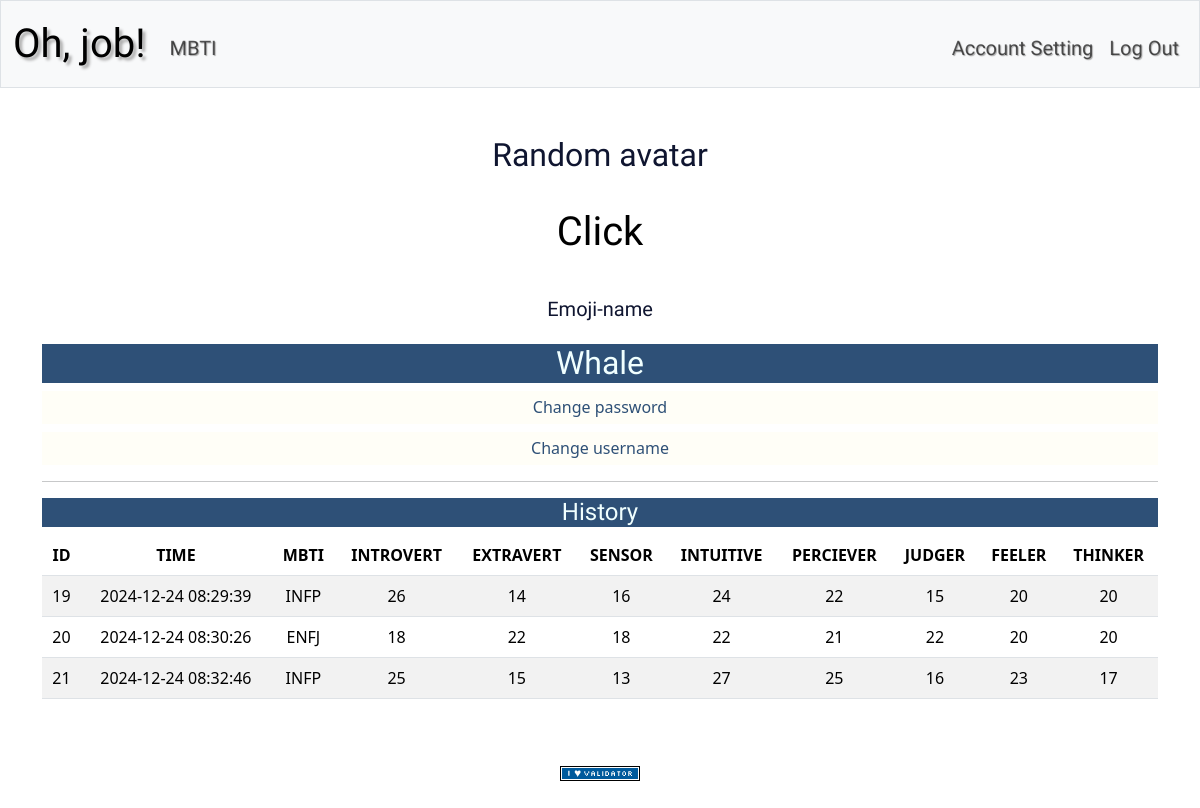
Page /account (signed in) on the earlier database version.
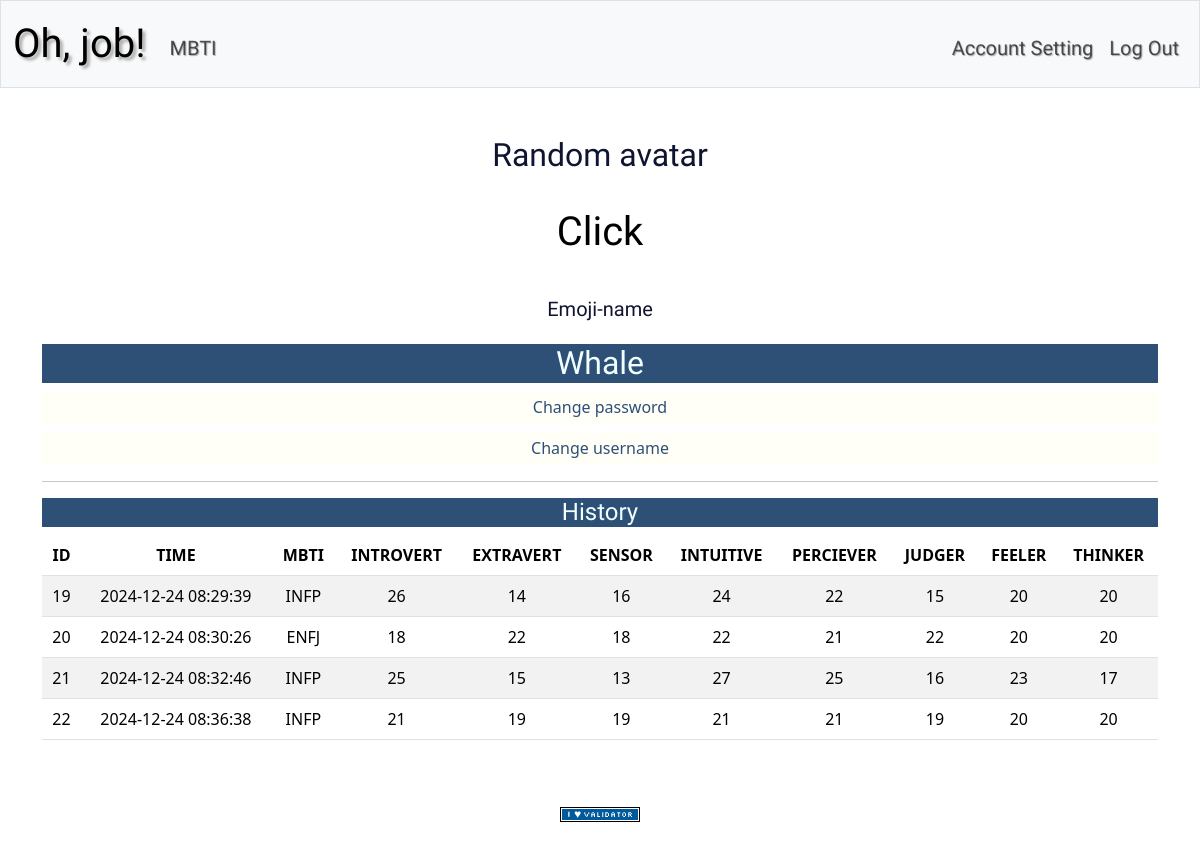
Same page on the later database version.
### tables this page shows
CREATE TABLE users (
id INTEGER PRIMARY KEY AUTOINCREMENT NOT NULL,
username TEXT NOT NULL,
hash TEXT NOT NULL);

CREATE TABLE history_results (id INTEGER PRIMARY KEY  AUTOINCREMENT NOT NULL, mbti TEXT NOT NULL, introvert INTEGER NOT NULL, extravert INTEGER NOT NULL, sensor INTEGER NOT NULL, intuitive INTEGER NOT NULL, feeler INTEGER NOT NULL, thinker INTEGER NOT NULL, perciever INTEGER NOT NULL, judger INTEGER NOT NULL);

CREATE TABLE history_test (user_id INTEGER NOT NULL, test_id INTEGER NOT NULL, timestamp DATETIME DEFAULT CURRENT_TIMESTAMP, FOREIGN KEY (user_id) REFERENCES users(id), FOREIGN KEY (test_id) REFERENCES history_results(id));

### app.py (the view)
@app.route("/account")
@login_required
def account():
    username = db.execute("SELECT username FROM users WHERE id=?", session["user_id"])
    result = db.execute("SELECT * FROM history_results WHERE id IN (SELECT test_id FROM history_test WHERE user_id =?)", session["user_id"])
    time = db.execute("SELECT timestamp FROM history_test WHERE user_id=?", session["user_id"])
    count = len(result)
    return render_template("account.html",username=username[0]["username"], result=result, time=time, count=count)

### app.py (called while the page is built)
@app.after_request
def after_request(response):
    response.headers["Cache-Control"] = "no-cache, no-store, must-revalidate"
    response.headers["Expires"] = 0
    response.headers["Pragma"] = "no-cache"
    return response

### helpers.py (called while the page is built)
def login_required(f):
    @wraps(f)
    def decorated_function(*args, **kwargs):
        if session.get("user_id") is None:
            return redirect("/login")
        return f(*args, **kwargs)
    return decorated_function

### templates/account.html (shortened to what this page needs)
{% extends "layout.html" %}
{% block main %}
<div>
    <div class="avatar">
        <h2>Random avatar</h2>
        <button class="avatar-button" id="abtn">Click</button>
        <h5 id="emoji-name">Emoji-name</h5>
    </div>
</div>
<div style="justify-content: space-between;">
    <h2 style="font-family: 'Sofia', sans-serif; text-align: center; color: azure; background-color: #2E5077;">{{username}}</h2>
    <h6 style="background-color: rgb(255,253,236,.4); padding: 7px;"><a href="/changePW" style="text-decoration: none; color: #2E5077;">Change password</a></h6>
    <h6 style="background-color: rgb(255,253,236,.4); padding: 7px;"><a href="/changeUN" style="text-decoration: none; color: #2E5077;">Change username</a></h6>
</div>
<div style="justify-content: space-between;">
    <hr>
    <h4 style="font-family: 'Sofia', sans-serif; text-align: center; color: azure; background-color: #2E5077;">History</h4>
    <table class="table table-striped">
        <thead>
            <tr>
                <th scope="col">ID</th>
                <th scope="col">TIME</th>
                <th scope="col">MBTI</th>
                <th scope="col">INTROVERT</th>
                <th scope="col">EXTRAVERT</th>
                <th scope="col">SENSOR</th>
                <th scope="col">INTUITIVE</th>
                <th scope="col">PERCIEVER</th>
                <th scope="col">JUDGER</th>
                <th scope="col">FEELER</th>
                <th scope="col">THINKER</th>
            </tr>
        </thead>
        <tbody>
            {% for i in range(count) %}
            <tr>
                <td>{{result[i].id}}</td>
                <td>{{time[i].timestamp}}</td>
                <td>{{result[i].mbti}}</td>
                <td>{{result[i].introvert}}</td>
                <td>{{result[i].extravert}}</td>
                <td>{{result[i].sensor}}</td>
                <td>{{result[i].intuitive}}</td>
                <td>{{result[i].perciever}}</td>
                <td>{{result[i].judger}}</td>
                <td>{{result[i].feeler}}</td>
                <td>{{result[i].thinker}}</td>
            </tr>
            {% endfor %}
        </tbody>
    </table>
</div>
{% endblock %}

### templates/layout.html (shortened to what this page needs)
<!DOCTYPE html>
<html lang="en">
    <head>
        <link href="https://cdn.jsdelivr.net/npm/bootstrap@5.3.3/dist/css/bootstrap.min.css" rel="stylesheet">
        <link href="/static/styles.css" rel="stylesheet">
    </head>
    <body class="main" class="handlee-regular">
      <nav class="bg-light border navbar navbar-expand-md navbar-light">
        <div class="container-fluid">
                <a class="navbar-brand" href="/"> Oh, job!</a>
                <div class="collapse navbar-collapse" id="navbar">
                        <ul class="navbar-nav me-auto mt-2">
                            <li class="nav-item"><a class="nav-link" href="/mbti">MBTI</a></li>
                        </ul>
                        <ul class="navbar-nav ms-auto mt-2">
                    {% if session["user_id"] %}
                            <li class="nav-item"><a class="nav-link" href="/account">Account Setting</a></li>
                            <li class="nav-item"><a class="nav-link" href="/logout">Log Out</a></li>
                        </ul>
                    {% else %}
                        <ul class="navbar-nav ms-auto mt-2">
                            <li class="nav-item"><a class="nav-link" href="/register">Register</a></li>
                            <li class="nav-item"><a class="nav-link" href="/login">Log In</a></li>
                        </ul>
                    {% endif %}
                </div>
        </div>
        </nav>
        <main class="container py-5 text-center">
            {% block main %}{% endblock %}
        </main>
        <footer class="mb-5">
            <form action="https://validator.w3.org/check" class="text-center" enctype="multipart/form-data" method="post" target="_blank">
                <input alt="Validate" src="/static/I_heart_validator.png" type="image">
            </form>
        </footer>
    </body>
</html>

### static/styles.css (style rules this page uses)
.main { width: 100%; height: 100%; background-image: url(/static/background.png); background-repeat: no-repeat; background-attachment: fixed; background-size: cover; }
nav .navbar-brand { font-family: "Sofia", sans-serif; font-size: 40px; text-shadow: 3px 3px 3px #ababab; }
nav .nav-item { font-family: "Sofia", sans-serif; font-size: 20px; text-shadow: 1px 1px 1px #ababab; }
body { min-height: 100vh; display: flex; flex-direction: column; }
footer { margin-top: auto; }
div ul { list-style: none; }
.avatar { display: flex; flex-direction: column; justify-content: start; align-items: center; font-family: "Sofia", sans-serif; color: #0f1530; }
.avatar-button { font-size: 40px; border: none; background: rgb(255,255,255,.5); border-radius: 50%; padding: 20px; filter: grayscale(); transition: filter .2s ease-in-out; cursor: pointer; }
#emoji-name { padding: 15px; }

Differences in the rows shown:
added history_results: id "22", mbti "INFP", introvert "21", extravert "19", sensor "19", intuitive "21", perciever "21", judger "19", feeler "20", thinker "20"
added history_test: timestamp "2024-12-24 08:36:38"
